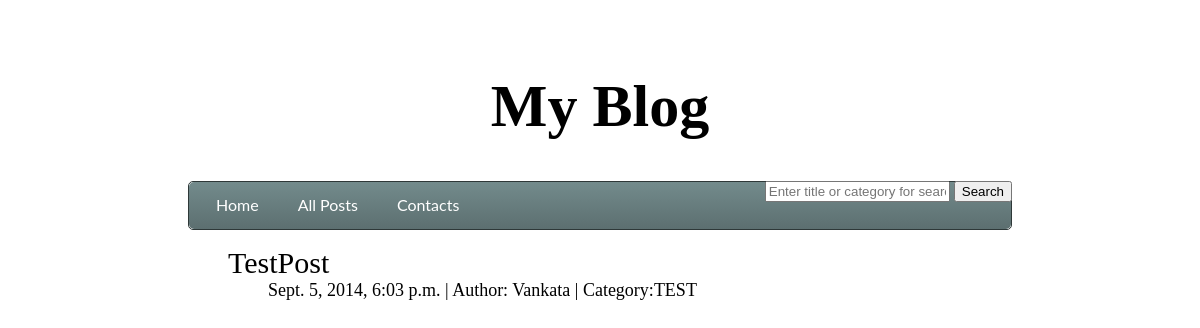
The app's page /blog/publications/, older data.
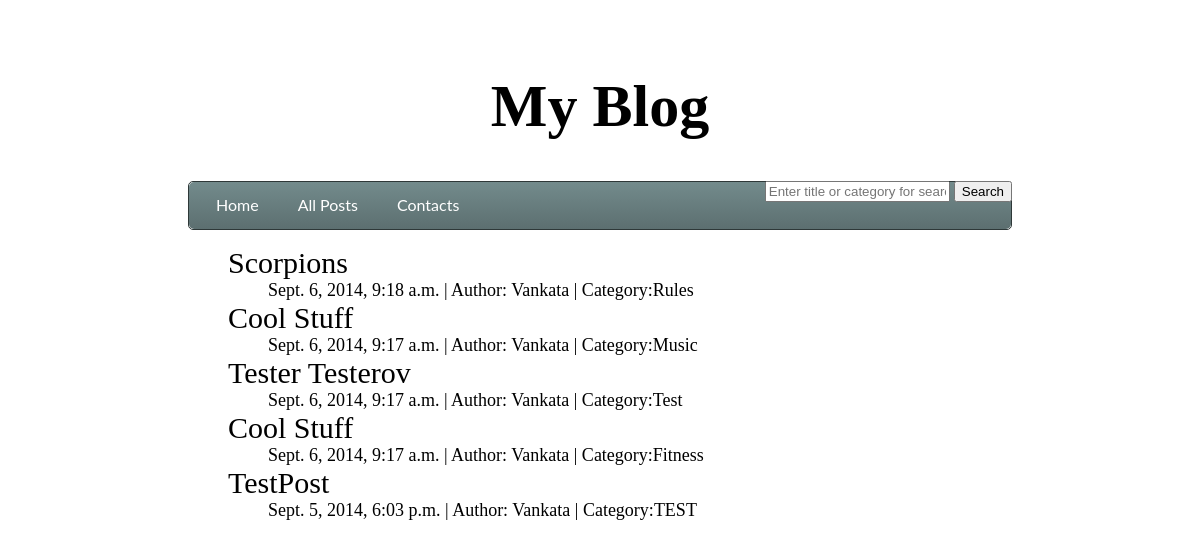
The same page, newer data.
### blog/models.py (models this page shows, shortened)
class Post(models.Model):
    title = models.CharField(max_length=100)
    body_text = models.TextField()
    author = models.CharField(max_length=100, default='Vankata')
    category = models.CharField(max_length=50, default='')
    pub_date = models.DateTimeField(auto_now_add=True)

### blog/views.py (the view)
def publications(request):
    posts = Post.objects.all().order_by('-pub_date')
    return render(request, 'blog/publications.html', {'posts': posts,
                                                      'user': request.user})

### blog/templates/blog/publications.html
{% extends 'blog/base.html' %}
{% block content %}
    <div class="main">
       <ul>
        {% for post in posts %}
           <div class="one_post">
            <div class="title">
                <a href="{% url 'blog:post' post.id %}">{{ post.title }}</a>
            </div>
            <ul>
                <div class="information">{{ post.pub_date }} | Author: {{post.author}}{% if post.category %} | Category:{{ post.category }} {% endif %}</div>
            </ul>
               </div>
        {% endfor %}
    </ul>
    </div>
{% endblock %}

### blog/templates/blog/base.html (shortened to what this page needs)
{% load staticfiles %}
<!DOCTYPE html>
<html>
<head lang="en">
    <link rel="stylesheet" type="text/css" href="{% static 'blog/style.css' %}" />
</head>
<body>
<header><h1>My Blog</h1>
</header>
<div id="search">
    <form action="{% url 'blog:search' %}" method="post">{% csrf_token %}
    <input name="searched_post" type="text" placeholder="Enter title or category for search">
    <input type="submit" value="Search">
        </form>
</div>
    <div id="container">
        <div id="navigation">
            {% block nav-global %}
              <ul>
                <li><a href="{% url 'blog:home_page' %}">Home</a></li>
                <li><a href="{% url 'blog:publications' %}">All Posts</a></li>
                <li><a href="{% url 'blog:contacts' %}">Contacts</a></li>
                  </ul>
            {% endblock %}
        </div>
        <div id="content">
            {% block content %}{% endblock %}
        </div>
    </div>
</body>
</html>

### blog/static/blog/style.css (style rules this page uses)
body { padding-left:15%; padding-right:15%; padding-top:2%; font-family: 'Times New Roman', Times, serif; }
a { text-decoration:none; }
#navigation ul, #navigation li, #navigation a { list-style: none; margin: 0; padding: 0; border: 0; line-height: 1; font-family: 'Lato', sans-serif; }
#navigation { border: 1px solid #2e3838; -webkit-border-radius: 5px; -moz-border-radius: 5px; -ms-border-radius: 5px; -o-border-radius: 5px; border-radius: 5px; width: auto; }
#navigation ul { zoom: 1; background: #738b8c; background: -moz-linear-gradient(top, #738b8c 0%, #5c6f70 100%); background: -webkit-gradient(linear, left top, left bottom, color-stop(0%, #738b8c), color-stop(100%, #5c6f70)); background: -webkit-linear-gradient(top, #738b8c 0%, #5c6f70 100%); background: -o-linear-gradient(top, #738b8c 0%, #5c6f70 100%); background: -ms-linear-gradient(top, #738b8c 0%, #5c6f70 100%); background: linear-gradient(top, #738b8c 0%, #5c6f70 100%); filter: progid:DXImageTransform.Microsoft.gradient(startColorstr='@top-color', endColorstr='@bottom-color', GradientType=0); padding: 5px 10px; -webkit-border-radius: 5px; -moz-border-radius: 5px; -ms-border-radius: 5px; -o-border-radius: 5px; border-radius: 5px; }
#navigation ul:before { content: ''; display: block; }
#navigation ul:after { content: ''; display: table; clear: both; }
#navigation li { float: left; margin: 0 5px 0 0; border: 1px solid transparent; }
#navigation li a { -webkit-border-radius: 5px; -moz-border-radius: 5px; -ms-border-radius: 5px; -o-border-radius: 5px; border-radius: 5px; padding: 8px 15px 9px 15px; display: block; text-decoration: none; color: #ffffff; border: 1px solid transparent; font-size: 16px; }
header h1 { color:black; font-size: 60px; text-align:center; }
.main a:link { color: #000000; }
.title { font-size:30px; text-align:left; }
.one_post { display:inline; }
.information { font-size:18px; }
.main { text-decoration:none; list-style-type:none; }
#search { float:right; }

Row changes from the older to the newer data that the page shows:
added Post: title "Scorpions", pub_date "Sept. 6, 2014, 9:18 a.m.", author "Vankata", category "Rules"
added Post: title "Cool Stuff", pub_date "Sept. 6, 2014, 9:17 a.m.", author "Vankata", category "Music"
added Post: title "Tester Testerov", pub_date "Sept. 6, 2014, 9:17 a.m.", author "Vankata", category "Test"
added Post: title "Cool Stuff", pub_date "Sept. 6, 2014, 9:17 a.m.", author "Vankata", category "Fitness"
